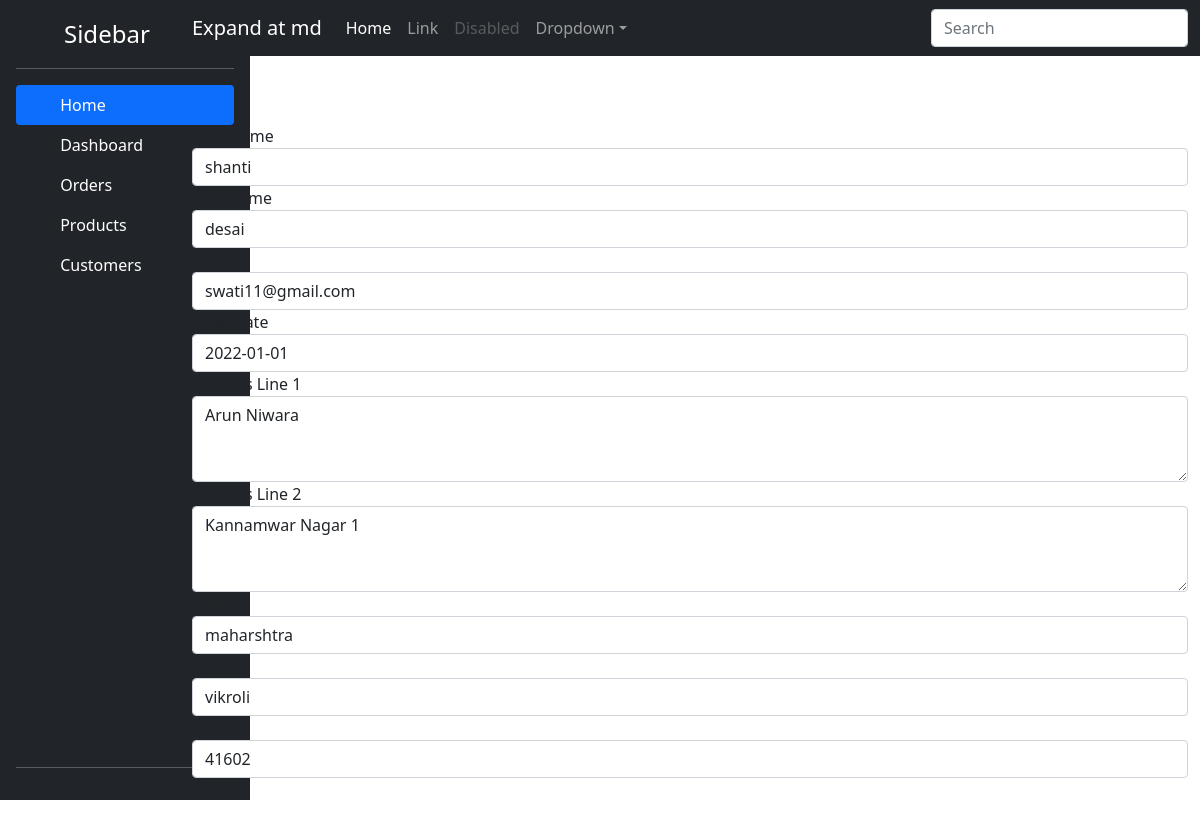
The app's page /myapp/edit/23 with its own data.
### myapp/models.py (models this page shows)
class SiteUser(models.Model):
    class Meta:
        db_table = 'siteuser'
    id = models.AutoField(primary_key=True)
    firstName = models.CharField(max_length=150)
    lastName = models.CharField(max_length=150)
    addressLine1 =models.CharField(max_length=500)
    addressLine2 =models.CharField(max_length=500)
    email = models.EmailField(max_length=255, blank=False, unique=True)
    dob =models.DateField()
    city = models.CharField(max_length = 150)
    state = models.CharField(max_length = 150)
    country = models.IntegerField()
    pin=models.CharField(max_length = 20,default="")
    status = models.CharField(max_length=100)
    createdAt = models.DateTimeField(default=timezone.now)
    updatedAt = models.DateTimeField(default=timezone.now)

### myapp/views.py (the view)
# urls.py: path('edit/<int:pk>', views.EditView.as_view(), name="edit_site_user"),
class EditView(UpdateView):
    model = SiteUser
    form_class = SiteUserForm
    pk_url_kwarg = 'pk'
    template_name = 'myapp/edit_view.html'
    success_url = '/myapp'

### templates/myapp/edit_view.html (shortened to what this page needs)
{% extends 'base.html' %}
{% block content %}
<div class="container pt-5">
    <form method="post" novalidate>
        {% for field in form.visible_fields %}
            <div class="form-group">
                <label for="{{ field.id_for_label }}">{{field.label}}</label>
                {{field}}
            </div>
        {% endfor %}
    </form>
</div>
{% endblock %}

### static/css/navbar.css (style rules this page uses)
body { padding-bottom: 20px; }

### records on screen
SiteUser: visible_fields "shanti" "desai" "swati11@gmail.com" "2022-01-01" "Arun Niwara" "Kannamwar Nagar 1" "maharshtra" "vikroli" "41602"

### other values on screen
{{ field.label }} "First Name" "Last Name" "Birth Date" "Address Line 1" "Address Line 2"
